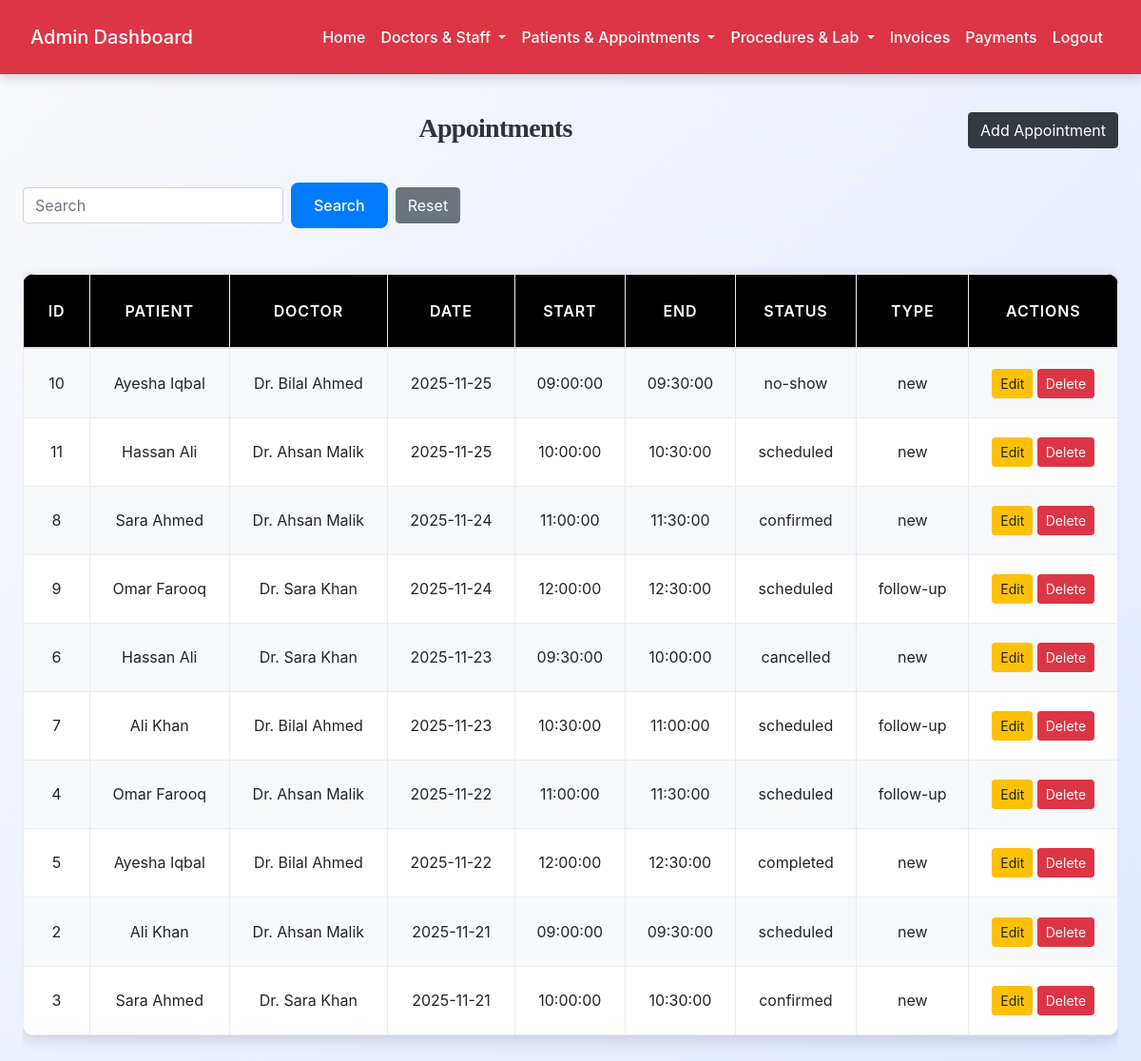
The page /admin/view_appointments.php (signed in) on the database as committed earlier.
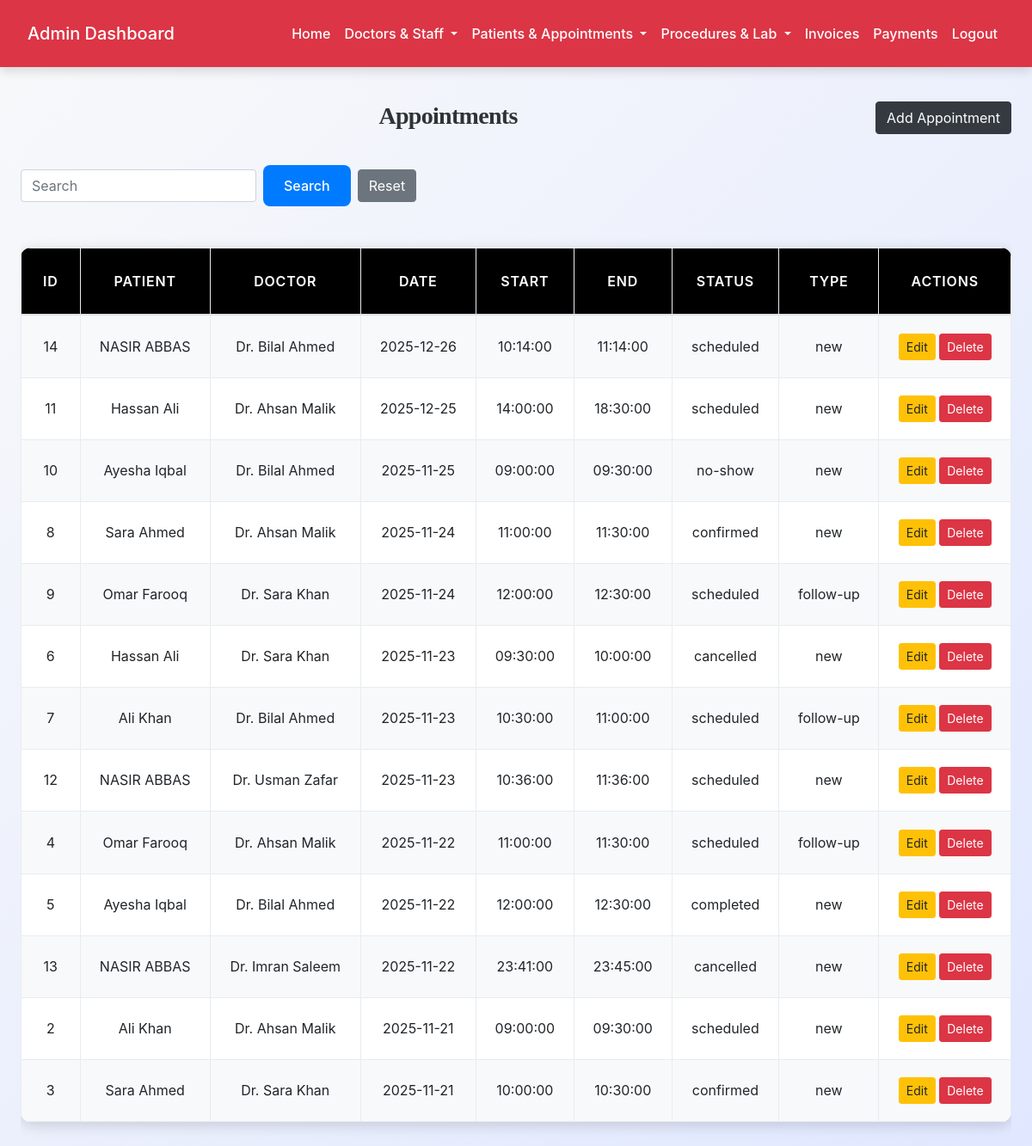
The same page on the database as committed later.
### tables this page shows
CREATE TABLE `appointments` (
  `id` int(11) NOT NULL,
  `patient_id` int(11) NOT NULL,
  `doctor_id` int(11) NOT NULL,
  `appointment_date` date NOT NULL,
  `start_time` time NOT NULL,
  `end_time` time NOT NULL,
  `status` enum('scheduled','confirmed','completed','cancelled','no-show') DEFAULT 'scheduled',
  `appointment_type` enum('new','follow-up') DEFAULT 'new',
  `notes` text DEFAULT NULL,
  `created_at` timestamp NOT NULL DEFAULT current_timestamp()
);

CREATE TABLE `patients` (
  `id` int(11) NOT NULL,
  `mr_number` varchar(20) NOT NULL,
  `name` varchar(100) NOT NULL,
  `email` varchar(100) DEFAULT NULL,
  `phone` varchar(15) NOT NULL,
  `password` varchar(255) DEFAULT NULL,
  `date_of_birth` date DEFAULT NULL,
  `gender` enum('male','female','other') DEFAULT NULL,
  `blood_group` varchar(5) DEFAULT NULL,
  `address` text DEFAULT NULL,
  `guardian_name` varchar(100) DEFAULT NULL,
  `guardian_phone` varchar(15) DEFAULT NULL,
  `registration_date` date DEFAULT curdate(),
  `status` enum('active','inactive') DEFAULT 'active',
  `created_at` timestamp NOT NULL DEFAULT current_timestamp()
);

CREATE TABLE `doctors` (
  `id` int(11) NOT NULL,
  `full_name` varchar(150) NOT NULL,
  `email` varchar(150) DEFAULT NULL,
  `phone` varchar(50) DEFAULT NULL,
  `password` varchar(255) DEFAULT NULL,
  `specialization` varchar(150) DEFAULT NULL,
  `qualification` varchar(150) DEFAULT NULL,
  `experience_years` int(11) DEFAULT NULL,
  `consultation_fee` decimal(10,2) DEFAULT NULL,
  `profile_image` varchar(255) DEFAULT NULL,
  `bio` text DEFAULT NULL,
  `status` enum('active','inactive','on_leave') DEFAULT 'active',
  `created_at` timestamp NOT NULL DEFAULT current_timestamp()
);

### admin/view_appointments.php (the view, shortened to what this page needs)
<?php
include('config.php');
$query = "SELECT a.*, p.name AS patient_name, d.full_name AS doctor_name
          FROM appointments a
          LEFT JOIN patients p ON a.patient_id=p.id
          LEFT JOIN doctors d ON a.doctor_id=d.id";
$query .= " ORDER BY a.appointment_date DESC, a.start_time ASC";
$res = $conn->query($query);
?>
<!DOCTYPE html>
<html>
<head>
    <link rel="stylesheet" href="https://stackpath.bootstrapcdn.com/bootstrap/4.5.2/css/bootstrap.min.css">
    <link rel="stylesheet" href="../css/style.css">
</head>
<body>
<?php include('admin_navbar.php'); ?>
<div class="container mt-4">
    <a href="add_appointment.php" class="btn btn-dark float-right">Add Appointment</a>
    <h3>Appointments</h3>
    <form method="GET" class="form-inline mb-3">
        <input type="text" name="search" placeholder="Search" class="form-control mr-2">
        <button class="btn btn-primary">Search</button>
        <a href="view_appointments.php" class="btn btn-secondary ml-2">Reset</a>
    </form>
    <div class="table-responsive">
        <table class="table table-bordered table-hover">
            <thead>
                <tr>
                    <th>ID</th>
                    <th>Patient</th>
                    <th>Doctor</th>
                    <th>Date</th>
                    <th>Start</th>
                    <th>End</th>
                    <th>Status</th>
                    <th>Type</th>
                    <th>Actions</th>
                </tr>
            </thead>
            <tbody>
                <?php
                if($res->num_rows>0){
                    while($row=$res->fetch_assoc()){
                        echo "<tr>
                            <td>{$row['id']}</td>
                            <td>{$row['patient_name']}</td>
                            <td>{$row['doctor_name']}</td>
                            <td>{$row['appointment_date']}</td>
                            <td>{$row['start_time']}</td>
                            <td>{$row['end_time']}</td>
                            <td>{$row['status']}</td>
                            <td>{$row['appointment_type']}</td>
                            <td>
                                <a href='edit_appointment.php?id={$row['id']}' class='btn btn-warning btn-sm'>Edit</a>
                                <a href='view_appointments.php?delete_id={$row['id']}' onclick=\"return confirm('Delete this appointment?');\" class='btn btn-danger btn-sm'>Delete</a>
                            </td>
                        </tr>";
                    }
                } else {
                    echo "<tr><td colspan='9' class='text-center'>No appointments found.</td></tr>";
                }
                ?>
            </tbody>
        </table>
    </div>
</div>
</body>
</html>

Rows that differ between the two databases and show on the page:
added appointments: id "14", patient.name "NASIR ABBAS", doctor.full_name "Dr. Bilal Ahmed", appointment_date "2025-12-26", start_time "10:14:00", end_time "11:14:00", status "scheduled", appointment_type "new"
changed appointments id 11: appointment_date "2025-11-25" → "2025-12-25"; start_time "10:00:00" → "14:00:00"; end_time "10:30:00" → "18:30:00"; moves up the list
added appointments: id "12", patient.name "NASIR ABBAS", doctor.full_name "Dr. Usman Zafar", appointment_date "2025-11-23", start_time "10:36:00", end_time "11:36:00", status "scheduled", appointment_type "new"
added appointments: id "13", patient.name "NASIR ABBAS", doctor.full_name "Dr. Imran Saleem", appointment_date "2025-11-22", start_time "23:41:00", end_time "23:45:00", status "cancelled", appointment_type "new"
